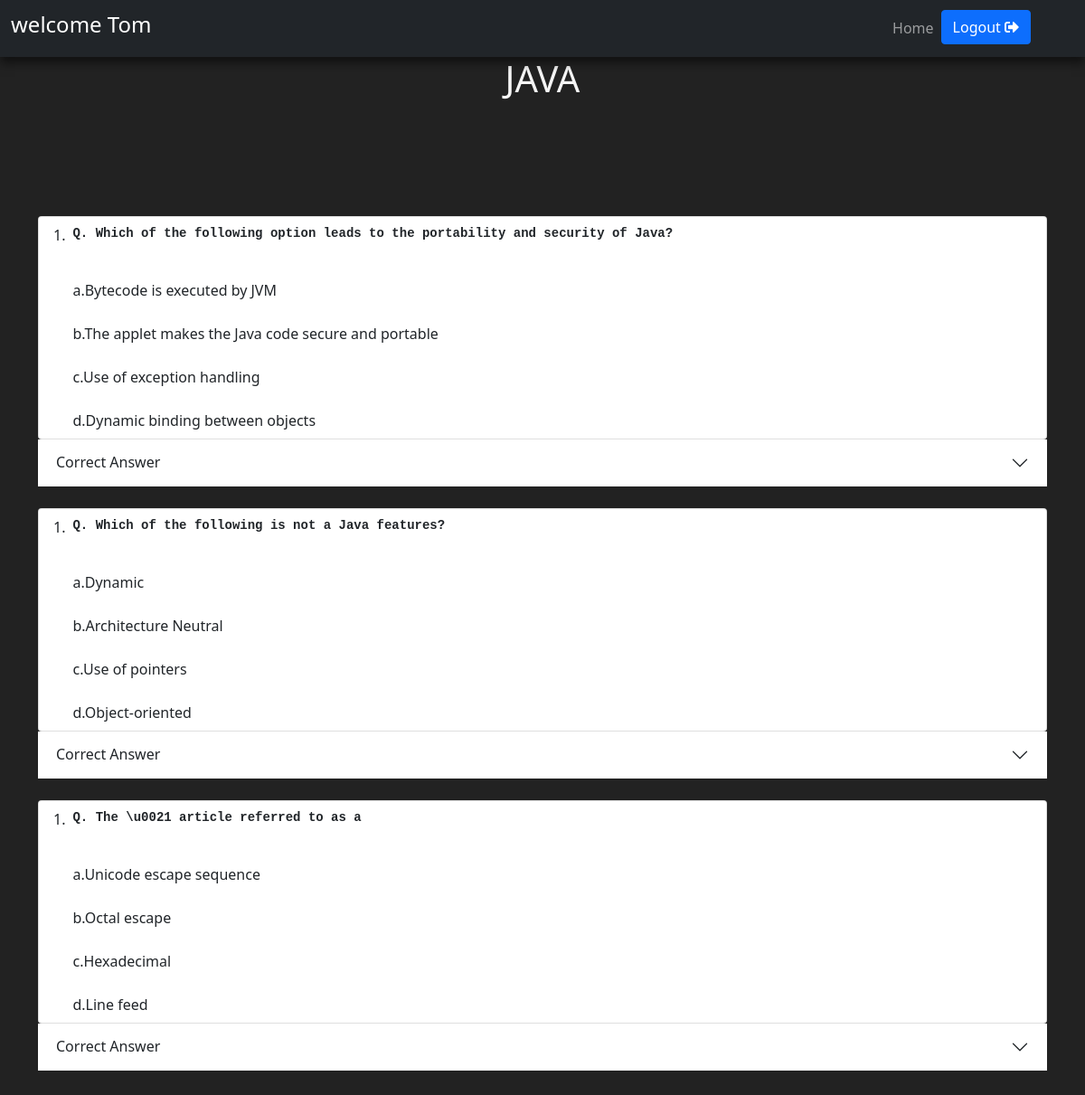
Page /mcq-students.php?subject=JAVA (signed in) on the committed database.
### tables this page shows
CREATE TABLE `subject` (
  `id` int(11) NOT NULL,
  `subject` varchar(255) NOT NULL
);

CREATE TABLE `mcq_questions` (
  `q_id` int(11) NOT NULL,
  `subject` varchar(255) NOT NULL,
  `question` varchar(2555) NOT NULL,
  `op1` varchar(255) NOT NULL,
  `op2` varchar(255) NOT NULL,
  `op3` varchar(255) NOT NULL,
  `op4` varchar(255) NOT NULL,
  `correct_option` varchar(255) NOT NULL,
  `explanation` varchar(5000) NOT NULL,
  `uploaded_by` varchar(255) NOT NULL
);

### mcq-students.php (the view, shortened to what this page needs)
<!doctype html>
<html lang="en">
<?php
      if(isset($_SESSION['username']))
      {
    ?>
<head>
    <link href="https://cdn.jsdelivr.net/npm/bootstrap@5.0.0-beta2/dist/css/bootstrap.min.css" rel="stylesheet">
    <link rel="stylesheet" href="footer.css">
    <link rel="stylesheet" href="student.css">
    <link rel="stylesheet" href="https://cdnjs.cloudflare.com/ajax/libs/font-awesome/4.7.0/css/font-awesome.min.css">
    <link rel="stylesheet" href="https://cdnjs.cloudflare.com/ajax/libs/font-awesome/5.15.2/css/all.min.css" />
</head>
<body>
    <header>
        <nav class="navbar sticky-top navbar-expand-lg navbar-dark bg-dark" id="nave">
            <div class="container-fluid">
                <a class="navbar-brand" href="#">
                <?php
                 $user_email=$_SESSION['username'];
                 echo "<h4> welcome $user_email </h4>";
                 ?>
                 </a>
                <div class="collapse navbar-collapse" id="navbarSupportedContent">
                    <ul class="navbar-nav ms-auto me-5 mb-2 mb-lg-0">
                    <li class="nav-item">
                                <a class="nav-link" href="student-view-mcq.php">Home</a>
                            </li>
                    <form action="" method="POST">
                        <button type="submit" name="logout" class="btn btn-primary">Logout  <i class="fa fa-sign-out-alt"></i></button>
                        </form>
                    </ul>
                </div>
            </div>
        </nav>
    </header>
    <section id="services" class="services">
        <div class="container" data-aos="fade-up">
            <div class="section-title">
                <h1><?php $con=new mysqli("localhost","root","","qbms");
                            $id=$_GET['subject'];
                            $query="select * from subject where subject='$id' ";
                            $result=$con->query($query);
                            if($result->num_rows>0){
                                while($row = mysqli_fetch_array($result)){
                                    echo "$row[subject]";
                                }
                            }
                        ?></h1>
            </div>
            <br><br><br><br><br>
        </div>
<div class="container">
        <div class="table-responsive">
            <table class="table" style="color: white;">
            <?php
        $connect= new mysqli("localhost","root","","qbms");
            $id=$_GET['subject'];
            $query="select * from mcq_questions where subject='$id' ";
            $result=$connect->query($query);
            $key = 0;
            if($result->num_rows>0){
                while($row = mysqli_fetch_array($result)){
                    $key += 1;
                    echo "<ol class=\"list-group list-group-numbered\" style=\"color:black;\">";
                    echo" <li class=\"list-group-item d-flex justify-content-between align-items-start\">";
                    echo   " <div class=\"ms-2 me-auto\">";
                    echo " <div class=\"fw-bold\">"."<pre>".'Q.'." ".$row['question']."</pre>"."</div>"; echo "<br>";
                    echo "a.$row[op1]";
                   echo "<br>";
                    echo "<br>";
                    echo "b.$row[op2]";
                   echo "<br>";
                   echo "<br>";
                   echo "c.$row[op3]";
                   echo "<br>";
                   echo "<br>";
                   echo "d.$row[op4]";
                   echo "  </div>";
                   echo" </li>";
                   echo "</ol>" ;
                   echo  "<div class=\"accordion accordion-flush\" id=\"accordionFlushExample$key\">";
                   echo    "<div class=\"accordion-item\">";
                   echo         "<h2 class=\"accordion-header\" id=\"flush-headingOne\">";
                   echo            "<button class=\"accordion-button collapsed bg-white\" type=\"button\" data-bs-toggle=\"collapse\" data-bs-target=\"#flush-collapseOne$key\" aria-expanded=\"false\" aria-controls=\"flush-collapseOne$key\">";
                   echo                'Correct Answer';
                   echo             "</button>";
                   echo        "</h2>";
                  echo    "</div>";
                   echo  "</div>";
                   echo "<br>";
              }
            }else{
               echo "<div style=\"color:white;\">".'No data Found'."</div";
            }
            ?>
                    </table>
                </div>
                </div>
    </section>
    <br><br><br><br><br><br><br><br><br><br><br><br><br><br><br><br><br><br><br><br><br><br><br><br><br><br><br><br><br><br>
</body>
</html>
<?php   }else{
    header("location:login.php");}?>

### student.css (style rules this page uses)
body { background-color: #222; }
.section-title { text-align: center; text-shadow: black; color: whitesmoke; }

### rows in the picture
subject: subject "JAVA"
mcq_questions: question "Which of the following option leads to the portability and security of Java?", op1 "Bytecode is executed by JVM", op2 "The applet makes the Java code secure and portable", op3 "Use of exception handling", op4 "Dynamic binding between objects"
mcq_questions: question "Which of the following is not a Java features?", op1 "Dynamic", op2 "Architecture Neutral", op3 "Use of pointers", op4 "Object-oriented"
mcq_questions: question "The \\u0021 article referred to as a", op1 "Unicode escape sequence", op2 "Octal escape", op3 "Hexadecimal", op4 "Line feed"

### other values in the picture
$user_email "Tom"
